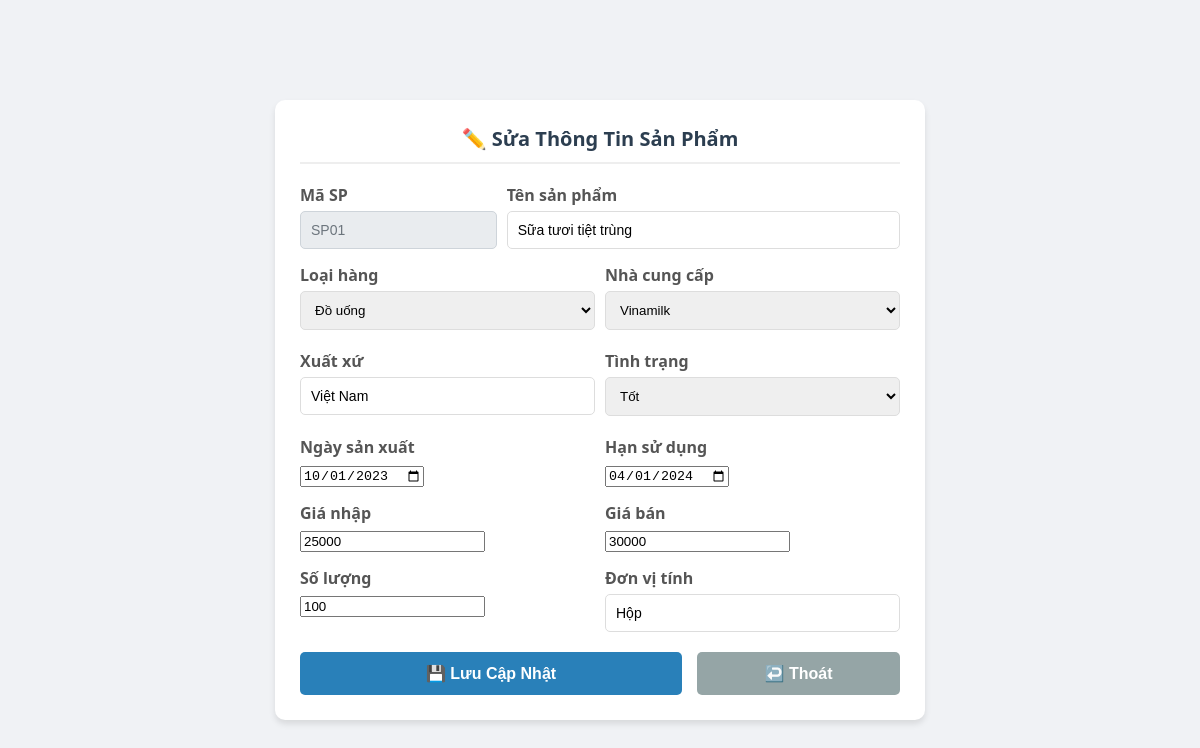
The app's page /views/sanpham/suasanpham.php?masanpham=SP01 with its own data.
### tables this page shows
CREATE TABLE sanpham (
    masanpham VARCHAR(50) PRIMARY KEY,
    tensanpham VARCHAR(100),
    maloai VARCHAR(50),
    manhacungcap VARCHAR(50),
    xuatxu VARCHAR(100),
    soluong INT DEFAULT 0,
    ngaysanxuat DATE,
    hansudung DATE,
    tinhtrang VARCHAR(50),
    gianhap DECIMAL(10,0) DEFAULT 0,
    giaban DECIMAL(10,0) DEFAULT 0,
    donvitinh VARCHAR(20),
    FOREIGN KEY (maloai) REFERENCES loaihang(maloai),
    FOREIGN KEY (manhacungcap) REFERENCES nhacungcap(manhacungcap)
);

CREATE TABLE loaihang (
    maloai VARCHAR(50) PRIMARY KEY,
    tenloai VARCHAR(100)
);

CREATE TABLE nhacungcap (
    manhacungcap VARCHAR(50) PRIMARY KEY,
    tennhacungcap VARCHAR(100),
   loaihinh VARCHAR(50), 
email VARCHAR(100),
 sodienthoai VARCHAR(20),
 diachi VARCHAR(255)
);

### views/sanpham/suasanpham.php (the view, shortened to what this page needs)
<?php
        include_once("../connectdb.php");
    $rowSP = [];
    if(isset($_GET['masanpham'])){
        $maSP = $_GET['masanpham'];
        $result = mysqli_query($con, "SELECT * FROM sanpham WHERE masanpham='$maSP'");
        if($result) $rowSP = mysqli_fetch_assoc($result);
    }
    $dsLoai = mysqli_query($con, "SELECT * FROM loaihang");
    $dsNCC = mysqli_query($con, "SELECT * FROM nhacungcap");
?>
<!DOCTYPE html>
<html lang="vi">
<head>
    <link rel="stylesheet" href="../../css/sanpham.css">
</head>
<body>
    <div class="card edit-container" style="max-width: 600px;"> <h2 style="text-align: center;">✏️ Sửa Thông Tin Sản Phẩm</h2>
        <form action="" method="post">
            <div class="form-group">
                <div class="form-row">
                    <div class="form-col" style="flex: 1;">
                        <label>Mã SP</label>
                        <input type="text" name="txtMaSP" value="<?php echo isset($rowSP['masanpham']) ? $rowSP['masanpham'] : ''; ?>" readonly>
                    </div>
                    <div class="form-col" style="flex: 2;">
                        <label>Tên sản phẩm</label>
                        <input type="text" name="txtTenSP" value="<?php echo isset($rowSP['tensanpham']) ? $rowSP['tensanpham'] : ''; ?>" required>
                    </div>
                </div>
            </div>
            <div class="form-group">
                <div class="form-row">
                    <div class="form-col">
                        <label>Loại hàng</label>
                        <select name="slMaLoai">
                            <?php while($row = mysqli_fetch_assoc($dsLoai)){ ?>
                                <option value="<?php echo $row['maloai']; ?>"
                                    <?php if(isset($rowSP['maloai']) && $row['maloai'] == $rowSP['maloai']) echo "selected"; ?>>
                                    <?php echo $row['tenloai']; ?>
                                </option>
                            <?php } ?>
                        </select>
                    </div>
                    <div class="form-col">
                        <label>Nhà cung cấp</label>
                        <select name="slMaNCC">
                            <?php while($row = mysqli_fetch_assoc($dsNCC)){ ?>
                                <option value="<?php echo $row['manhacungcap']; ?>"
                                    <?php if(isset($rowSP['manhacungcap']) && $row['manhacungcap'] == $rowSP['manhacungcap']) echo "selected"; ?>>
                                    <?php echo $row['tennhacungcap']; ?>
                                </option>
                            <?php } ?>
                        </select>
                    </div>
                </div>
            </div>
            <div class="form-group">
                <div class="form-row">
                    <div class="form-col">
                        <label>Xuất xứ</label>
                        <input type="text" name="txtXuatXu" value="<?php echo isset($rowSP['xuatxu']) ? $rowSP['xuatxu'] : ''; ?>">
                    </div>
                    <div class="form-col">
                        <label>Tình trạng</label>
                        <select name="slTinhTrang">
                            <option value="Tốt" <?php if(isset($rowSP['tinhtrang']) && $rowSP['tinhtrang'] == 'Tốt') echo "selected"; ?>>Tốt</option>
                        </select>
                    </div>
                </div>
            </div>
            <div class="form-group">
                <div class="form-row">
                    <div class="form-col">
                        <label>Ngày sản xuất</label>
                        <input type="date" name="txtNgaySX" value="<?php echo isset($rowSP['ngaysanxuat']) ? $rowSP['ngaysanxuat'] : ''; ?>">
                    </div>
                    <div class="form-col">
                        <label>Hạn sử dụng</label>
                        <input type="date" name="txtHanSD" value="<?php echo isset($rowSP['hansudung']) ? $rowSP['hansudung'] : ''; ?>">
                    </div>
                </div>
            </div>
            <div class="form-group">
                <div class="form-row">
                    <div class="form-col">
                        <label>Giá nhập</label>
                        <input type="number" name="txtGiaNhap" value="<?php echo isset($rowSP['gianhap']) ? $rowSP['gianhap'] : ''; ?>">
                    </div>
                    <div class="form-col">
                        <label>Giá bán</label>
                        <input type="number" name="txtGiaBan" value="<?php echo isset($rowSP['giaban']) ? $rowSP['giaban'] : ''; ?>">
                    </div>
                </div>
            </div>
            <div class="form-group">
                <div class="form-row">
                    <div class="form-col">
                        <label>Số lượng</label>
                        <input type="number" name="txtSoLuong" value="<?php echo isset($rowSP['soluong']) ? $rowSP['soluong'] : ''; ?>">
                    </div>
                    <div class="form-col">
                        <label>Đơn vị tính</label>
                        <input type="text" name="txtDVT" value="<?php echo isset($rowSP['donvitinh']) ? $rowSP['donvitinh'] : ''; ?>">
                    </div>
                </div>
            </div>
            <div class="btn-group">
                <button name="btnSua" class="btn btn-save" onclick="return confirm('Lưu thay đổi?')">💾 Lưu Cập Nhật</button>
                <button type="button" class="btn btn-cancel" onclick="window.location = 'quanlysanpham.php'">↩️ Thoát</button>
            </div>
        </form>
    </div>
</body>
</html>

### css/sanpham.css (style rules this page uses)
body { font-family: 'Segoe UI', sans-serif; background-color: #f0f2f5; margin: 0; padding: 20px; color: #333; }
h2 { margin-top: 0; color: #2c3e50; font-size: 20px; border-bottom: 2px solid #eee; padding-bottom: 10px; margin-bottom: 20px; }
.card { background: white; padding: 25px; border-radius: 10px; box-shadow: 0 4px 6px rgba(0, 0, 0, 0.1); }
.form-group { margin-bottom: 15px; }
label { display: block; margin-bottom: 5px; font-weight: 600; color: #555; }
input[type="text"] { width: 100%; padding: 10px; border: 1px solid #ddd; border-radius: 5px; font-size: 14px; box-sizing: border-box; transition: 0.3s; }
input[readonly] { background-color: #e9ecef; color: #6c757d; cursor: not-allowed; border-color: #ced4da; }
.btn { width: 100%; padding: 12px; border: none; border-radius: 5px; font-size: 16px; font-weight: bold; cursor: pointer; transition: 0.3s; }
.btn-save { background-color: #2980b9; color: white; flex: 2; }
.btn-cancel { background-color: #95a5a6; color: white; flex: 1; }
.btn-group { display: flex; gap: 15px; margin-top: 20px; }
.edit-container { width: 100%; max-width: 500px; margin: 80px auto; }
.form-row { display: flex; gap: 10px; }
.form-col { flex: 1; }
select { width: 100%; padding: 10px; border: 1px solid #ddd; border-radius: 5px; margin-bottom: 5px; }

### views/sanpham/suasanpham.php (style rules this page uses)
.form-row { display: flex; gap: 10px; }
.form-col { flex: 1; }
select { width: 100%; padding: 10px; border: 1px solid #ddd; border-radius: 5px; margin-bottom: 5px; }

### records on screen
sanpham: txtMaSP "SP01", txtTenSP "Sữa tươi tiệt trùng", slMaLoai "Đồ uống", slMaNCC "Vinamilk", txtXuatXu "Việt Nam", slTinhTrang "Tốt", txtNgaySX "10/01/2023", txtHanSD "04/01/2024", txtGiaNhap "25000", txtGiaBan "30000", txtSoLuong "100", txtDVT "Hộp"
